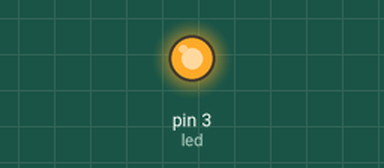
Recording of a sketch running on a simulated Arduino Uno, built with avr-gcc and run on an emulated ATmega328P. Parts: output pins drawn as LEDs (lit = HIGH).

Above: at 0.1 s.
Timing chart, 0 to 1.6 s (numbered marks = the images above):
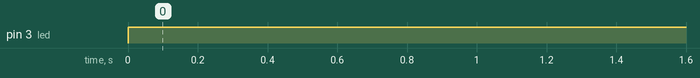

Measured:
- by itself, pin 3 (led): LOW → HIGH at 0.00 s

The sketch:

2022-10-21_IR_Receiver.ino
```cpp
#include <IRremote.h> // >v.3.9.0

#define PIN_RECV 5

const int led = 3;

unsigned long prevMillis = 0UL;
unsigned long interval = 1000UL;
unsigned long curMillis;

int state = 0;
int alternate = 0;

void setup() {
  Serial.begin (9600);
  IrReceiver.begin(PIN_RECV);
  pinMode(led, OUTPUT);
}

void loop() {
  digitalWrite (led, HIGH);
  if (IrReceiver.decode()) {
    Serial.println("Received ");
    IrReceiver.printIRResultShort(&Serial);
    IrReceiver.resume();
  }
}
```
